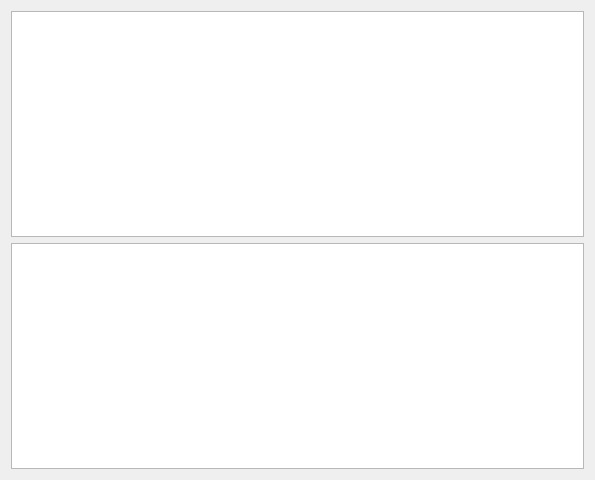
<?xml version="1.0" encoding="UTF-8"?>
<ui version="4.0">
 <class>Form</class>
 <widget class="QWidget" name="Form">
  <property name="geometry">
   <rect>
    <x>0</x>
    <y>0</y>
    <width>595</width>
    <height>480</height>
   </rect>
  </property>
  <property name="windowTitle">
   <string>Form</string>
  </property>
  <layout class="QVBoxLayout" name="verticalLayout">
   <item>
    <widget class="QColumnView" name="columnView"/>
   </item>
   <item>
    <widget class="QTableView" name="servers_list_table">
     <property name="whatsThis">
      <string>&lt;html&gt;&lt;head/&gt;&lt;body&gt;&lt;p&gt;server&lt;/p&gt;&lt;p&gt;vservx&lt;/p&gt;&lt;p&gt;asdf&lt;/p&gt;&lt;/body&gt;&lt;/html&gt;</string>
     </property>
    </widget>
   </item>
  </layout>
 </widget>
 <resources/>
 <connections/>
</ui>
